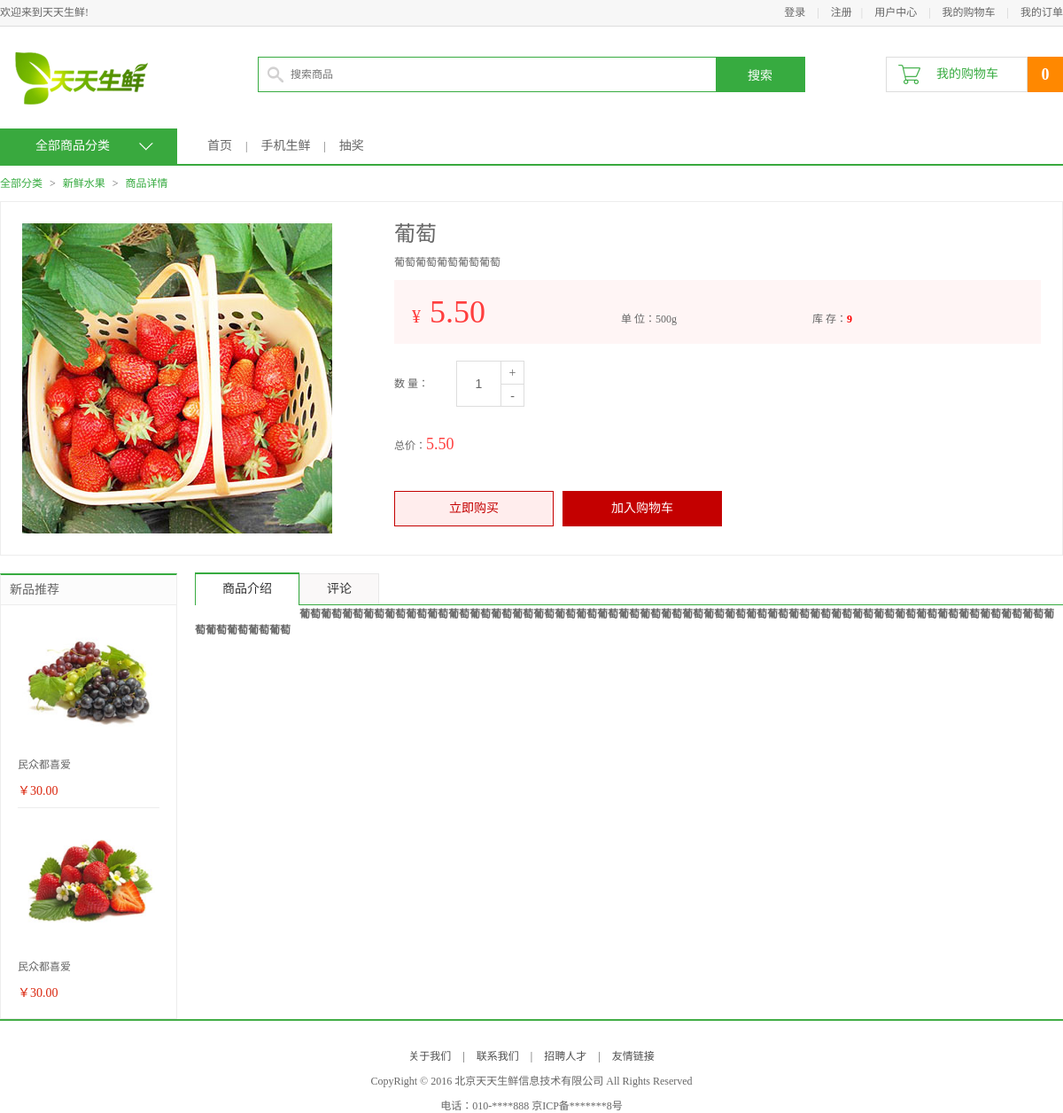
The page /detail/2/ on the database its author committed.
### df_goods/models.py (models this page shows, shortened)
class GoodsInfo(models.Model):
    gtitle = models.CharField(max_length=20)
    gpic = models.ImageField(upload_to='df_goods')
    gprice = models.DecimalField(max_digits=5, decimal_places=2)
    gunit = models.CharField(max_length=20, default='500g')
    gclick = models.IntegerField(default=0)
    gsummary = models.CharField(max_length=256)
    gstorage = models.IntegerField()
    gwarning = models.IntegerField(default=50)
    gcontent = HTMLField()
    gbig_pic = models.ImageField(upload_to='df_goods')
    up_time = models.DateField(auto_now_add=True)
    isDelete = models.BooleanField(default=False)
    gtype = models.ForeignKey("TypeInfo")
    gtags = models.ManyToManyField('TagInfo', blank=True)
    objects = BaseManager()
    old_objects = models.Manager()
    class Meta:
        ordering = ['-id']

class TypeInfo(models.Model):
    ttitle = models.CharField(max_length=20)
    tshow = models.CharField(max_length=20, default='')
    tbanner = models.ImageField(upload_to='images')
    tcommend1 = models.ForeignKey("GoodsInfo", related_name='commend1', blank=True, null=True)
    tcommend2 = models.ForeignKey("GoodsInfo", related_name='commend2', blank=True, null=True)
    tcommend3 = models.ForeignKey("GoodsInfo", related_name='commend3', blank=True, null=True)
    isDelete = models.BooleanField(default=False)
    objects = BaseManager()
    old_objects = models.Manager()

### df_user/decorators.py (the view)
    def wrapper(request, *args, **kwargs):
        user_id = request.session.get('user_id')
        if user_id:
            user_obj = models.UserInfo.objects.get(pk=user_id)
            request.df_user = user_obj
        else:
            request.df_user = None
        return func(request, *args, **kwargs)

### base_manager.py (called while the page is built)
    def get_queryset(self):
        return super(BaseManager, self).get_queryset().filter(isDelete=False)

### templates/df_goods/detail.html (shortened to what this page needs)
{% extends 'base_top.html' %}
{% load static %}
{% block body %}
    <div class="navbar_con">
        <div class="navbar clearfix">
            {% include 'df_goods/subnav.html' %}
            <ul class="navlist fl">
                <li><a href="{% url 'index' %}">首页</a></li>
                <li class="interval">|</li>
                <li><a href="">手机生鲜</a></li>
                <li class="interval">|</li>
                <li><a href="">抽奖</a></li>
            </ul>
        </div>
    </div>
    <div class="breadcrumb">
        <a href="{% url 'list' 0 0 1 %}">全部分类</a>
        <span>></span>
        <a href="{% url 'list' goods.gtype.id 0 1 %}">{{ goods.gtype.ttitle }}</a>
        <span>></span>
        <a href="javascript:;">商品详情</a>
    </div>
    <div class="goods_detail_con clearfix" data-gid="{{ goods.id }}">
        <div class="goods_detail_pic fl"><img src="/static/{{ goods.gbig_pic }}"></div>
        <div class="goods_detail_list fr">
            <h3>{{ goods.gtitle }}</h3>
            <p>{{ goods.gsummary }}</p>
            <div class="prize_bar">
                <span class="show_pirze">¥<em>{{ goods.gprice }}</em></span>
                <span class="show_unit">单  位：{{ goods.gunit }}</span>
                <span class="show_storage">库  存：<em {% if goods.gstorage < goods.gwarning %}style="color: red; font-weight: bold"{% endif %}>{{ goods.gstorage }}</em></span>
            </div>
            <div class="goods_num clearfix">
                <div class="num_name fl">数 量：</div>
                <div class="num_add fl">
                    <input type="text" class="num_show fl" value="1">
                    <a href="javascript:;" class="add fr">+</a>
                    <a href="javascript:;" class="minus fr">-</a>
                </div>
            </div>
            <div class="total">总价：<em>16.80元</em></div>
            <div class="operate_btn">
                <a href="javascript:;" class="buy_btn">立即购买</a>
                <a href="javascript:;" class="add_cart" id="add_cart">加入购物车</a>
            </div>
        </div>
    </div>
    <div class="main_wrap clearfix">
        <div class="l_wrap fl clearfix">
            {% include 'df_goods/new_goods.html' %}
        </div>
        <div class="r_wrap fr clearfix">
            <ul class="detail_tab clearfix">
                <li class="active">商品介绍</li>
                <li>评论</li>
            </ul>
            <div class="tab_content">
                {{ goods.gcontent|safe }}
            </div>
        </div>
    </div>
{% endblock %}

### templates/df_goods/new_goods.html
<div class="new_goods">
    <h3>新品推荐</h3>
    <ul>
        {% for new_good in new_goods %}
            <li>
                <a href="{% url 'detail' new_good.id %}"><img src="/static/{{ new_good.gpic }}"></a>
                <h4><a href="#">{{ new_good.gtitle }}</a></h4>
                <div class="prize">￥{{ new_good.gprice }}</div>
            </li>
        {% endfor %}
    </ul>
</div>

### static/css/main.css (style rules this page uses)
body { font-family:'Microsoft Yahei';font-size:12px;color:#666; }
html,body { height:100% }
.navbar_con { height:40px;border-bottom:2px solid #39a93e }
.navbar { width:1200px;margin:0 auto; }
.navlist { margin-left:34px; }
.navlist li { height:40px;float:left;line-height:40px; }
.navlist li a { color:#666;font-size:14px }
.navlist .interval { margin:0 15px; }
.breadcrumb { width:1200px;height:40px;margin:0 auto; }
.breadcrumb a { line-height:40px;color:#37ab40 }
.breadcrumb span { line-height:40px;color:#666;padding:0 5px; }
.main_wrap { width:1200px;margin:0 auto; }
.l_wrap { width:200px; }
.r_wrap { width:980px; }
.new_goods { border:1px solid #ededed; border-top:2px solid #37ab40; padding-bottom:10px; }
.new_goods h3 { height:33px;line-height:33px;background-color:#fcfcfc;border-bottom:1px solid #ededed;font-size:14px;font-weight:normal;text-indent:10px; }
.new_goods ul { width:160px;margin:0 auto;overflow:hidden; }
.new_goods li { border-bottom:1px solid #ededed;margin-bottom:-1px; }
.new_goods li img { display:block;width:150px;height:150px;margin:10px auto; }
.new_goods li h4 { width:160px;margin:0 auto; }
.new_goods li h4 a { font-weight:normal;color:#666;display:block;width:160px;overflow:hidden;white-space:nowrap;text-overflow:ellipsis; }
.new_goods li .prize { font-size:14px;color:#da260e;margin:10px auto; }
.goods_detail_con { width:1198px; height:398px; border:1px solid #ededed; margin:0 auto 20px; }
.goods_detail_pic { width:350px;height:350px;margin:24px 0 0 24px; }
.goods_detail_list { width:730px;height:350px;margin:24px 24px 0 0; }
.goods_detail_list h3 { font-size:24px;line-height:24px;color:#666;font-weight:normal; }
.goods_detail_list p { color:#666;line-height:40px; }
.prize_bar { height:72px;background-color:#fff5f5;line-height:72px; }
.prize_bar .show_pirze { font-size:20px;color:#ff3e3e;padding-left:20px }
.prize_bar .show_pirze em { font-style:normal;font-size:36px;padding-left:10px }
.prize_bar .show_unit, .show_storage { padding-left:150px }
.goods_num { height:52px;margin-top:19px; }
.goods_num .num_name { width:70px;height:52px;line-height:52px; }
.goods_num .num_add { width:75px;height:50px;border:1px solid #dddddd }
.goods_num .num_add input { width:49px;height:50px;text-align:center;line-height:50px;border:0px;outline:none;font-size:14px;color:#666 }
.goods_num .num_add .add,.goods_num .num_add .minus { width:25px;line-height:25px;text-align:center;border-left:1px solid #ddd;border-bottom:1px solid #ddd;color:#666;font-size:14px }
.goods_num .num_add .minus { border-bottom:0px }
.total { height:35px;line-height:35px;margin-top:25px; }
.total em { font-style:normal;color:#ff3e3e;font-size:18px }
.operate_btn { height:40px;margin-top:35px;font-size:0;position:relative; }
.operate_btn .buy_btn,.operate_btn .add_cart { display:inline-block;width:178px;height:38px;border:1px solid #c40000;font-size:14px;color:#c40000;line-height:38px;text-align:center;background-color:#ffeded; }
.operate_btn .add_cart { background-color:#c40000;color:#fff;margin-left:10px;position:relative;z-index:10; }
.detail_tab { height:35px; border-bottom:1px solid #37ab40 }
.detail_tab li { height:34px;line-height:34px;padding:0 30px;font-size:14px;color:#333333;float:left;border:1px solid #e8e8e8;border-bottom:0px;cursor:pointer;background-color:#faf8f8 }
.detail_tab li.active { border-top:2px solid #37ab40;position:relative;background-color:#fff;border-left:1px solid #37ab40;border-right:1px solid #37ab40;top:-1px;height:35px; }

### rows shown on the page
GoodsInfo: gtype.ttitle "新鲜水果", gbig_pic (picture), gtitle "葡萄", gsummary "葡萄葡萄葡萄葡萄葡萄", gprice "5.50", gunit "500g", gstorage "9", gcontent "葡萄葡萄葡萄葡萄葡萄葡萄葡萄葡萄葡萄葡萄葡萄葡萄葡萄葡萄葡萄葡萄葡萄葡萄葡萄葡萄葡萄葡萄葡萄葡萄葡萄葡萄葡萄葡萄葡萄葡萄葡萄葡萄葡萄葡萄葡萄葡萄葡萄葡萄葡萄葡萄"
GoodsInfo: gpic (picture), gtitle "民众都喜爱", gprice "30.00"
GoodsInfo: gpic (picture), gtitle "民众都喜爱", gprice "30.00"

### other values the page prints
{{ cart_count|default:'0' }} "0"
